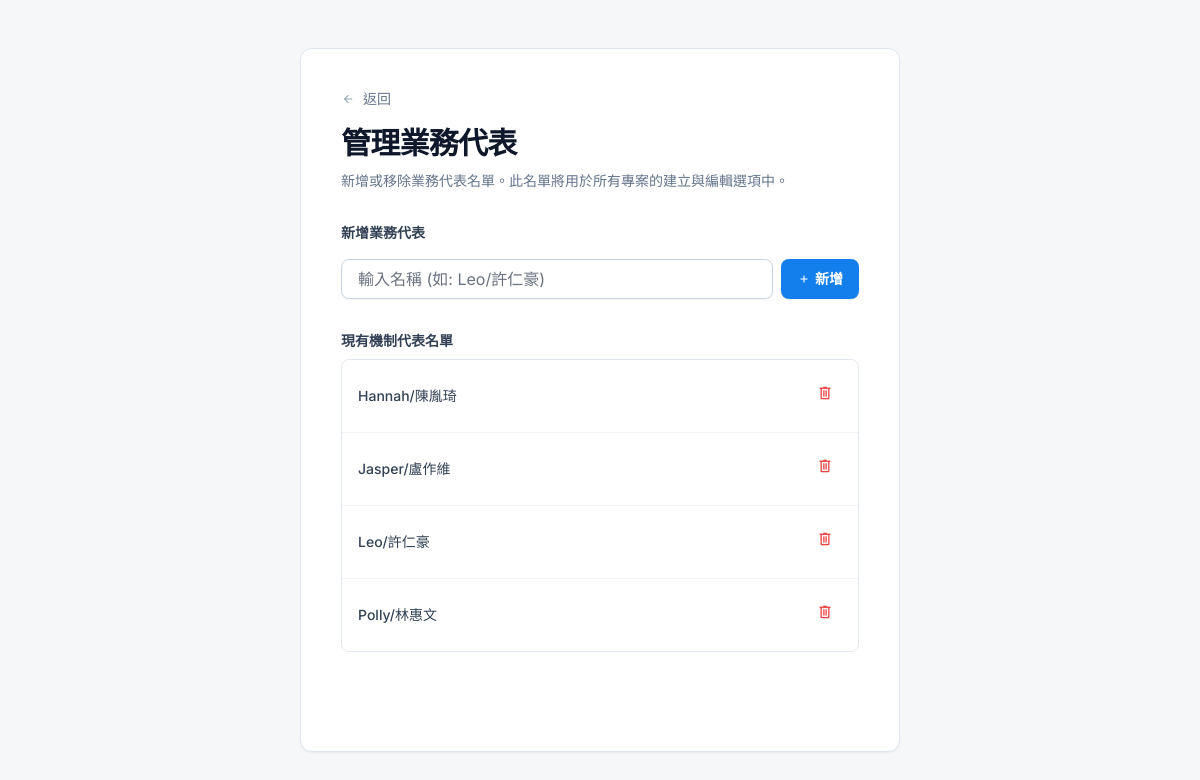
The app's page /manage-reps with its own data.
### app.py (models this page shows)
class Representative(db.Model):
    id = db.Column(db.Integer, primary_key=True)
    name = db.Column(db.String(50), nullable=False, unique=True)    # representative name

### app.py (the view, shortened to what this page needs)
@app.route('/manage-reps', methods=['GET', 'POST'])
def manage_reps():
    reps = Representative.query.order_by(Representative.name).all()
    return render_template('manage_reps.html', reps=reps)

### templates/manage_reps.html (shortened to what this page needs)
{% extends 'base.html' %}
{% block content %}
<div class="relative flex h-auto min-h-screen w-full flex-col group/design-root overflow-x-hidden">
    <div class="layout-container flex h-full grow flex-col">
        <main class="flex-1 flex justify-center py-8 sm:py-12 px-4 sm:px-6">
            <div
                class="w-full max-w-[600px] bg-white dark:bg-slate-900 rounded-xl shadow-sm border border-slate-200 dark:border-slate-800 p-6 sm:p-10">
                <div class="mb-8">
                    <div class="flex items-center gap-2 mb-2">
                        <span
                            class="material-symbols-outlined text-slate-400 dark:text-slate-500 text-sm">arrow_back</span>
                        <a class="text-sm text-slate-500 dark:text-slate-400 hover:text-primary transition-colors font-medium"
                            href="{{ url_for('add_proj') }}">返回</a>
                    </div>
                    <h1 class="text-3xl font-bold leading-tight tracking-tight mt-4">管理業務代表</h1>
                    <p class="text-slate-500 dark:text-slate-400 mt-2 text-sm">新增或移除業務代表名單。此名單將用於所有專案的建立與編輯選項中。</p>
                </div>
                <form class="flex flex-col gap-4 mb-8" method="POST" action="{{ url_for('manage_reps') }}">
                    <label class="text-sm font-semibold text-slate-700 dark:text-slate-300">新增業務代表</label>
                    <div class="flex gap-2">
                        <input name="rep_name" type="text"
                            class="form-input flex-1 rounded-lg border-slate-300 dark:border-slate-700 bg-white dark:bg-slate-900 h-10 px-4 shadow-sm"
                            placeholder="輸入名稱 (如: Leo/許仁豪)" required />
                        <button type="submit"
                            class="px-4 py-2 rounded-lg text-sm font-semibold text-white bg-primary hover:bg-primary/90 flex items-center justify-center shadow-sm whitespace-nowrap">
                            <span class="material-symbols-outlined text-sm mr-1">add</span>新增
                        </button>
                    </div>
                </form>
                <div class="flex flex-col gap-2">
                    <label class="text-sm font-semibold text-slate-700 dark:text-slate-300">現有機制代表名單</label>
                    <ul
                        class="divide-y divide-slate-100 dark:divide-slate-800 border border-slate-200 dark:border-slate-800 rounded-lg overflow-hidden">
                        {% for r in reps %}
                        <li
                            class="flex items-center justify-between p-4 bg-white dark:bg-slate-900 hover:bg-slate-50 dark:hover:bg-slate-800 transition-colors">
                            <span class="text-sm font-medium text-slate-700 dark:text-slate-300">{{ r.name }}</span>
                            <form action="{{ url_for('manage_reps') }}" method="POST"
                                onsubmit="return confirm('確定要移除「{{ r.name }}」嗎？(已使用的專案不會受影響，但日後將無法從選單中選擇)');">
                                <button type="submit" class="text-red-500 hover:bg-red-50 p-2 rounded transition-colors"
                                    title="移除">
                                    <span class="material-symbols-outlined text-[18px]">delete</span>
                                </button>
                            </form>
                        </li>
                        {% else %}
                        <li class="p-4 text-center text-slate-500 text-sm">目前沒有業務代表</li>
                        {% endfor %}
                    </ul>
                </div>
            </div>
        </main>
    </div>
</div>
{% endblock %}

### static/css/style.css (style rules this page uses)
body { font-family: 'Inter', sans-serif; }

### records on screen
Representative: name "Hannah/陳胤琦"
Representative: name "Jasper/盧作維"
Representative: name "Leo/許仁豪"
Representative: name "Polly/林惠文"
